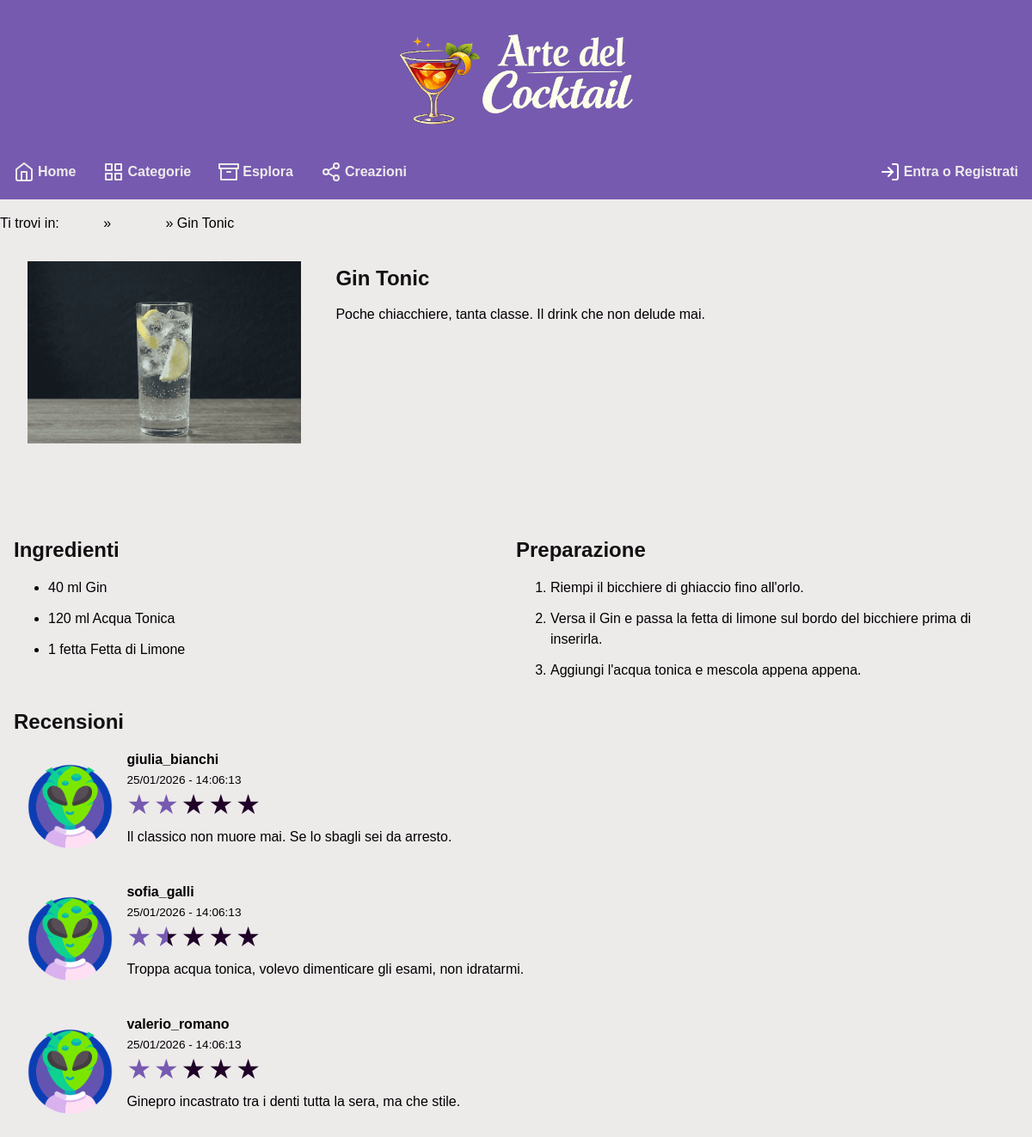
/drink.php?id=6, run on the app's committed database.
### tables this page shows
CREATE TABLE drinks (
    id INT PRIMARY KEY AUTO_INCREMENT,
    name VARCHAR(100) NOT NULL UNIQUE,
    description TEXT NOT NULL,
    poster VARCHAR(400) NOT NULL,
    creator_id INT NOT NULL REFERENCES users(id) ON DELETE CASCADE,
    category_id INT REFERENCES categories(id) ON DELETE SET NULL,
    created_at TIMESTAMP DEFAULT CURRENT_TIMESTAMP, 
    updated_at TIMESTAMP DEFAULT CURRENT_TIMESTAMP ON UPDATE CURRENT_TIMESTAMP
);

CREATE TABLE ingredients (
    id INT PRIMARY KEY AUTO_INCREMENT,
    name VARCHAR(400) NOT NULL,
    drink_id INT NOT NULL REFERENCES drinks(id) ON DELETE CASCADE,
    quantity VARCHAR(50) NOT NULL,
    created_at TIMESTAMP DEFAULT CURRENT_TIMESTAMP, 
    updated_at TIMESTAMP DEFAULT CURRENT_TIMESTAMP ON UPDATE CURRENT_TIMESTAMP
);

CREATE TABLE steps (
    id INT PRIMARY KEY AUTO_INCREMENT,
    drink_id INT NOT NULL REFERENCES drinks(id) ON DELETE CASCADE,
    num INT NOT NULL,
    description TEXT NOT NULL,
    created_at TIMESTAMP DEFAULT CURRENT_TIMESTAMP, 
    updated_at TIMESTAMP DEFAULT CURRENT_TIMESTAMP ON UPDATE CURRENT_TIMESTAMP
);

### src/db/db.php (called while the page is built, shortened)
<?php
require_once dirname(__FILE__) . "/User.php";
require_once dirname(__FILE__) . "/Drink.php";
require_once dirname(__FILE__) . "/Ingredient.php";
require_once dirname(__FILE__) . "/Step.php";
require_once dirname(__FILE__) . "/Review.php";
$pdo = null;
try {
    $pdo = new PDO(
        "mysql:host=db;port=3306;dbname=progetto",
        "progetto",
        "progetto",
        [PDO::ATTR_ERRMODE => PDO::ERRMODE_EXCEPTION]
    );
} catch (PDOException $e) {
    die("PDO error: " . $e->getMessage());
}
$drinkDao = new PdoDrinkDao($pdo);
$stepDao = new PdoStepDao($pdo);
$ingredientDao = new PdoIngredientDao($pdo);
$reviewDao = new PdoReviewDao($pdo);

### src/db/Drink.php (called while the page is built, shortened)
<?php
require_once dirname(__FILE__) . "/BaseModel.php";
class Drink extends BaseModel
{
    public function __construct(string $name, string $description, string $poster, User $creator, ?float $avgRating, ?Category $category, ?int $id, ?DateTime $created_at, ?DateTime $updated_at)
    {
        $this->name = $name;
        $this->description = $description;
        $this->poster = $poster;
    }
}
class PdoDrinkDao implements DrinkDao
{
    private PDO $pdo;
    public function __construct(PDO $pdo)
    {
        $this->pdo = $pdo;
    }
    private function mapRowToDrink(array $row): Drink
    {
        return new Drink(
            $row["name"],
            $row["description"],
            $row["poster"],
            new User(
                $row["creator__username"],
                $row["creator__email"],
                $row["creator__password"],
                $row["creator__bio"],
                $row["creator__picture"],
                $row["creator__is_admin"] === "1",
                (int) $row["creator__id"],
                new DateTime($row["creator__created_at"]),
                new DateTime($row["creator__updated_at"])
            ),
            $row["avg_rating"] !== null ? (float) $row["avg_rating"] : null,
            $row["category_id"] !== null ? new Category(
                $row["category__name"],
                $row["category__poster"],
                (int) $row["category__id"],
                new DateTime($row["category__created_at"]),
                new DateTime($row["category__updated_at"]),
            ) : null,
            (int) $row["id"],
            new DateTime($row["created_at"]),
            new DateTime($row["updated_at"]),
        );
    }
    public function findById(int $id): ?Drink
    {
        $stmt = $this->pdo->prepare("SELECT D.id AS id, D.name AS name, D.description AS description, D.poster AS poster,
        D.creator_id AS creator_id, D.category_id AS category_id, D.created_at AS created_at,
        D.updated_at AS updated_at,  U.id AS creator__id, U.username AS creator__username, U.email AS creator__email,
        U.password AS creator__password, U.is_admin AS creator__is_admin, U.created_at AS creator__created_at,
        U.picture AS creator__picture, U.bio AS creator__bio,
        U.updated_at AS creator__updated_at, C.id AS category__id, C.name AS category__name, C.poster AS category__poster,
        C.created_at AS category__created_at, C.updated_at AS category__updated_at,
        (SELECT AVG(rate) FROM reviews WHERE drink_id = D.id) AS avg_rating
        FROM drinks D
        JOIN users U ON U.id = D.creator_id
        LEFT JOIN categories C ON C.id = D.category_id
        WHERE D.id = :id");
        $stmt->bindParam("id", $id, PDO::PARAM_INT);
        $stmt->execute();
        if ($stmt->rowCount() === 1) {
            return $this->mapRowToDrink($stmt->fetch(PDO::FETCH_ASSOC));
        } else {
            return null;
        }
    }
}

### src/app/global.php (called while the page is built, shortened)
<?php
require_once dirname(__FILE__) . "/navbar.php";
require_once dirname(__FILE__, 2) . "/db/db.php";
function getTemplate(string $name): string
{
    return file_get_contents(dirname(__FILE__, 2) . "/templates/" . $name . ".html");
}
?>

### src/db/BaseModel.php (called while the page is built, shortened)
<?php
class BaseModel
{
    protected ?int $id;
    protected ?DateTime $updated_at;
    public function __construct(?int $id, ?DateTime $created_at, ?DateTime $updated_at)
    {
        $this->id = $id;
        $this->updated_at = $updated_at;
    }
    public function getId(): ?int
    {
        return $this->id;
    }
    public function getUpdatedAt(): ?DateTime
    {
        return $this->updated_at;
    }
}

### src/db/Ingredient.php (called while the page is built, shortened)
<?php
require_once dirname(__FILE__) . "/BaseModel.php";
class Ingredient extends BaseModel
{
    public function __construct(string $name, string $quantity, int $drinkId, ?int $id, ?DateTime $created_at, ?DateTime $updated_at)
    {
        $this->name = $name;
        $this->quantity = $quantity;
    }
}
class PdoIngredientDao implements IngredientDao
{
    private PDO $pdo;
    public function __construct(PDO $pdo)
    {
        $this->pdo = $pdo;
    }
    private function mapRowToIngredient(array $row): Ingredient
    {
        return new Ingredient(
            $row["name"],
            $row["quantity"],
            (int) $row["drink_id"],
            (int) $row["id"],
            new DateTime($row["created_at"]),
            new DateTime($row["updated_at"]),
        );
    }
    public function getAllForDrink(int $drinkId): array
    {
        $stmt = $this->pdo->prepare("SELECT id, name, quantity, drink_id, created_at, updated_at FROM ingredients WHERE drink_id = :drinkId");
        $stmt->bindParam("drinkId", $drinkId, PDO::PARAM_INT);
        $stmt->execute();
        $ingredients = [];
        foreach ($stmt->fetchAll(PDO::FETCH_ASSOC) as $row) {
            array_push($ingredients, $this->mapRowToIngredient($row));
        }
        return $ingredients;
    }
}

### src/db/Step.php (called while the page is built, shortened)
<?php
require_once dirname(__FILE__) . "/BaseModel.php";
class Step extends BaseModel
{
    public function __construct(int $number, string $description, int $drinkId, ?int $id, ?DateTime $created_at, ?DateTime $updated_at)
    {
        $this->description = $description;
    }
}
class PdoStepDao implements StepDao
{
    private PDO $pdo;
    public function __construct(PDO $pdo)
    {
        $this->pdo = $pdo;
    }
    private function mapRowToStep(array $row): Step
    {
        return new Step(
            $row["num"],
            $row["description"],
            (int) $row["drink_id"],
            (int) $row["id"],
            new DateTime($row["created_at"]),
            new DateTime($row["updated_at"]),
        );
    }
    public function getAllForDrink(int $drinkId): array
    {
        $stmt = $this->pdo->prepare("SELECT id, num, description, drink_id, created_at, updated_at FROM steps
        WHERE drink_id = :id ORDER BY num ASC");
        $stmt->bindParam("id", $drinkId, PDO::PARAM_INT);
        $stmt->execute();
        $steps = [];
        foreach ($stmt->fetchAll(PDO::FETCH_ASSOC) as $row) {
            array_push($steps, $this->mapRowToStep($row));
        }
        return $steps;
    }
}

### src/db/Review.php (called while the page is built, shortened)
<?php
require_once dirname(__FILE__) . "/BaseModel.php";
class Review extends BaseModel
{
    private User $author;
    public function __construct(string $text, int $rate, User $author, int $drinkId, ?int $id, ?DateTime $created_at, ?DateTime $updated_at)
    {
        $this->text = $text;
        $this->rate = $rate;
        $this->author = $author;
    }
    public function getAuthor(): User
    {
        return $this->author;
    }
}
class PdoReviewDao implements ReviewDao
{
    private PDO $pdo;
    public function __construct(PDO $pdo)
    {
        $this->pdo = $pdo;
    }
    private function mapRowToReview(array $row): Review
    {
        return new Review(
            $row["text"],
            (int) $row["rate"],
            new User(
                $row["user__username"],
                $row["user__email"],
                $row["user__password"],
                $row["user__bio"],
                $row["user__picture"],
                $row["user__is_admin"],
                (int) $row["user_id"],
                new DateTime($row["user__created_at"]),
                new DateTime($row["user__updated_at"])
            ),
            (int) $row["drink_id"],
            (int) $row["id"],
            new DateTime($row["created_at"]),
            new DateTime($row["updated_at"]),
        );
    }
    public function getAllForDrink(int $drinkId): array
    {
        $stmt = $this->pdo->prepare("SELECT R.id AS id, R.text AS text, R.rate AS rate,
        R.user_id AS user_id, R.created_at AS created_at, R.updated_at AS updated_at,
        R.drink_id AS drink_id, U.username AS user__username, U.email AS user__email,
        U.password AS user__password, U.is_admin AS user__is_admin,
        U.picture AS user__picture, U.bio AS user__bio,
        U.created_at AS user__created_at, U.updated_at AS user__updated_at
        FROM reviews R JOIN users U ON R.user_id = U.id WHERE R.drink_id = :id
        ORDER BY R.created_at DESC");
        $stmt->bindParam("id", $drinkId, PDO::PARAM_INT);
        $stmt->execute();
        $reviews = [];
        foreach ($stmt->fetchAll(PDO::FETCH_ASSOC) as $row) {
            array_push($reviews, $this->mapRowToReview($row));
        }
        return $reviews;
    }
}

### src/db/User.php (called while the page is built, shortened)
<?php
require_once dirname(__FILE__) . "/BaseModel.php";
class User extends BaseModel
{
    public function __construct(string $username, string $email, string $password, string $bio, ?string $picture, bool $is_admin, ?int $id = null, ?DateTime $created_at = null, ?DateTime $updated_at = null)
    {
        $this->username = $username;
    }
}

### src/drink.php (the view, shortened to what this page needs)
<?php
require_once dirname(__FILE__) . "/app/global.php";
$user = getLoggedUser();
$drink = $drinkDao->findById(intval($_GET["id"]));
$template = getTemplate("layout");
$template = str_replace("[title]", $drink->name . " | Arte del Cocktail", $template);
$template = str_replace("[description]", $drink->description, $template);
$template = str_replace("[keywords]", "drink, cocktails, alcolici, ricette, alcol, bar, ingredienti, come fare", $template);
$template = str_replace("[navbar]", getNavbar("", isset($_SESSION["user_id"])), $template);
$template = str_replace("[breadcrumb]", '<a href="/" lang="en">Home</a> » <a href="/esplora.php">Esplora</a> » ' . $drink->name, $template);
$content = getTemplate("drink");
$error = getPageError(__FILE__);
$content = str_replace(
    "[error]",
    isset($error) ? str_replace("[message]", $error, getTemplate("section_error")) : "",
    $content
);
$content = str_replace("[poster]", $drink->poster, $content);
$content = str_replace("[name]", $drink->name, $content);
$content = str_replace("[description]", $drink->description, $content);
if ($user !== null) {
    $isDrinkUserFavourite = $userDao->hasUserFavouriteDrink($user->getId(), $drink->getId());
    $actionsContent = '<div class="actions">';
    if ($isDrinkUserFavourite) {
        $actionsContent .= '<a href="drink.php?id=' . $drink->getId() . '&action=removeFavourite"
        class="btn btn-icon" id="btnFavourite" aria-label="Rimuovi questo drink dai preferiti" role="button">
            Rimuovi dai preferiti
        </a>';
    } else {
        $actionsContent .= '<a href="drink.php?id=' . $drink->getId() . '&action=addFavourite"
        class="btn btn-icon" id="btnFavourite" aria-label="Aggiungi questo drink ai preferiti" role="button">
            Aggiungi ai preferiti
        </a>';
    }
    if ($user->getId() === $drink->getCreator()->getId()) {
        $actionsContent .= '<a href="modifica-drink.php?id=' . $drink->getId() . '" class="btn btn-icon btn-warning" id="btnEdit"
         role="button" aria-label="Modifica questo drink">Modifica</a>';
        $actionsContent .= '<a href="drink.php?id=' . $drink->getId() . '&action=delete" class="btn btn-icon btn-danger" id="btnDelete"
         role="button" aria-label="Elimina questo drink">
            Elimina
        </a>';
    }
    $actionsContent .= "</div>";
    $content = str_replace("[actions]", $actionsContent, $content);
} else {
    $content = str_replace("[actions]", "", $content);
}
$ingredientsListContent = "";
foreach ($ingredientDao->getAllForDrink($drink->getId()) as $ingredient) {
    $ingredientsListContent .= "<li>" . $ingredient->quantity . " " . $ingredient->name . "</li>\n";
}
$content = str_replace("[ingredients]", $ingredientsListContent, $content);
$stepsListContent = "";
foreach ($stepDao->getAllForDrink($drink->getId()) as $step) {
    $stepsListContent .= "<li>" . $step->description . "</li>\n";
}
$content = str_replace("[steps]", $stepsListContent, $content);
$reviewsContent = "";
foreach ($reviewDao->getAllForDrink($drink->getId()) as $review) {
    $reviewCard = getTemplate("review");
    $reviewCard = str_replace("[rating]", $review->rate / 2.0, $reviewCard);
    $reviewCard = str_replace("[text]", $review->text, $reviewCard);
    $reviewCard = str_replace("[username]", $review->getAuthor()->username, $reviewCard);
    $reviewCard = str_replace("[datetime]", $review->getUpdatedAt()->format("d/m/Y - H:i:s"), $reviewCard);
    $reviewCard = str_replace("[user_icon]", "img/user-icon.png", $reviewCard);
    if (isset($user) && $user->getId() === $review->getAuthor()->getId()) {
        $reviewCard = str_replace("[actions]", '<a href="drink.php?id=' . $drink->getId() . '&action=deleteReview&reviewId=' . $review->getId() . '" class="btn btn-icon btn-danger" id="btnDeleteReview">Elimina</a>', $reviewCard);
    } else {
        $reviewCard = str_replace("[actions]", "", $reviewCard);
    }
    $reviewsContent .= $reviewCard;
}
$content = str_replace("[reviews]", $reviewsContent, $content);
$template = str_replace("[content]", $content, $template);
echo $template;
?>

### data on the page
drinks: name+description "Ti trovi in: » » Gin Tonic Gin Tonic Poche chiacchiere, tanta classe. Il drink che non delude mai. Ingredienti Preparazione Recensioni giulia_bianchi 25/01/2026 - 14:06:13 Il classico non muore mai. Se lo sbagli sei da arresto. sofia_galli 25/01/2026 - 14:06:13 Troppa acqua tonica, volevo dimenticare gli esami, non idratarmi. valerio_romano 25/01/2026 - 14:06:13 Ginepro incastrato tra i denti tutta la sera, ma che stile.", name+description (picture)
ingredients: quantity "40 ml", name "Gin"
ingredients: quantity "120 ml", name "Acqua Tonica"
ingredients: quantity "1 fetta", name "Fetta di Limone"
steps: description "Riempi il bicchiere di ghiaccio fino all'orlo."
steps: description "Versa il Gin e passa la fetta di limone sul bordo del bicchiere prima di inserirla."
steps: description "Aggiungi l'acqua tonica e mescola appena appena."
